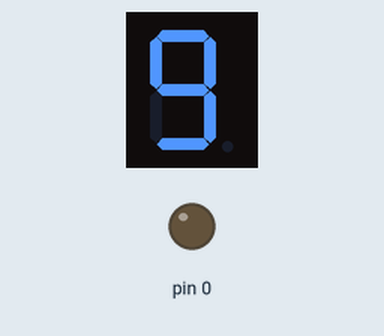
Simulated run of this sketch. Board: Arduino Uno, built with avr-gcc and run on an emulated ATmega328P. On the bench: 1-digit seven-segment display, output pins drawn as LEDs (lit = HIGH). Wiring (inferred from the names in the program): 1-digit 7-segment display, segments lit when HIGH: segments pin 2, pin 3, pin 4, pin 5, A2, A3, A4, A5. The segment pins are drawn as the display they are named for; pins used as bus, display or sensor lines are not drawn.

Above: at 0.1 s.
At 2.6 s:
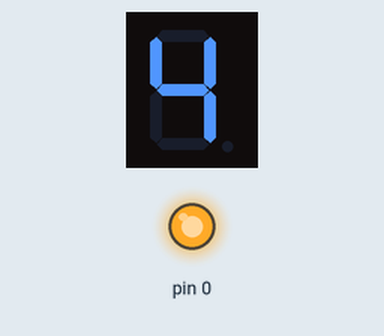
At 5.1 s:
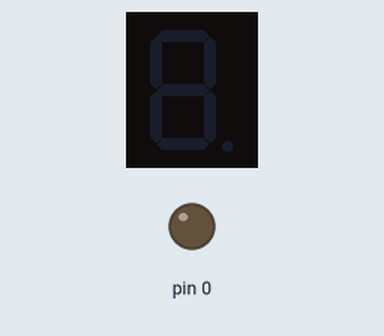
At 10.6 s:
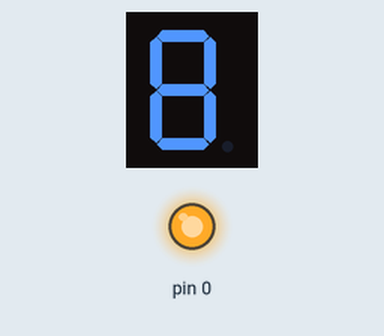
Timing chart, 0 to 40.0 s (numbered marks = the images above):
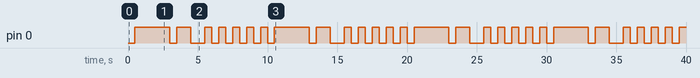

Measured:
- by itself, pin 0: repeats every 10.0 s: LOW 0.50 s, HIGH 1.0 s, LOW 1.0 s, 5 × (HIGH 0.50 s, LOW 0.50 s), HIGH 2.5 s
- by itself, everything shown: repeats every 10.0 s, in 20 steps
- what the display in image 1 shows lasts 0.5 s, from 2.5 s to 3.0 s

The sketch:

sevensegment_countdown.ino
```cpp
#define saklar 2

int fnd_pin[8] = {2, 3, 4, 5, A2, A3, A4, A5};
int fnd_digits[11][8] = {
  {1, 1, 1, 1, 1, 1, 0, 1},
  {0, 1, 1, 0, 0, 0, 0, 0},
  {1, 1, 0, 1, 1, 0, 1, 0},
  {1, 1, 1, 1, 0, 0, 1, 0},
  {0, 1, 1, 0, 0, 1, 1, 0},
  {1, 0, 1, 1, 0, 1, 1, 0},
  {1, 0, 1, 1, 1, 1, 1, 0},
  {1, 1, 1, 0, 0, 0, 0, 0},
  {1, 1, 1, 1, 1, 1, 1, 0},
  {1, 1, 1, 1, 0, 1, 1, 0}
};

void setup() {
  for (int i = 0; i < 10; i++) {
    pinMode(fnd_pin[i], OUTPUT);
  }
}

void loop() {
  // put your main code here, to run repeatedly:
  for (int i = 9; i >= 0; i--) {
    display(i);
    delay(500);
    if (i == 0) {
      for (int j = 1; j <= 5; j++)
      {
        ketam();
        wolu();
      }
    }
  }
}

void display(int num) {
  if (num < 0) num = 0;
  else if (num >= 10) num = 9;

  for (int i = 0; i < 9; i++) {
    digitalWrite(fnd_pin[i], fnd_digits[num][i]);
  }
}

void ketam() {
  for (int i = 0; i < 9; i++) {
    digitalWrite(fnd_pin[i], LOW);
  }
  delay(500);
}

void wolu() {
  for (int i = 0; i < 9; i++) {
    digitalWrite(fnd_pin[i], HIGH);
  }
  delay(500);
}
```
